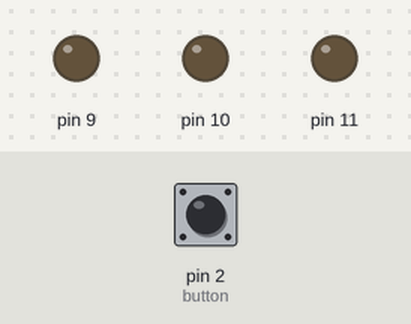
Bench run of a sketch on a simulated Arduino Uno, built with avr-gcc and run on an emulated ATmega328P. Shown: output pins drawn as LEDs (lit = HIGH). The inputs (shaded band) are chosen by the test bench; at power-on: pin 2 (button) LOW.

Above: at 1.2 s.
1.3 s: pin 2 (button) pulled HIGH for 0.15 s
At 2.1 s:
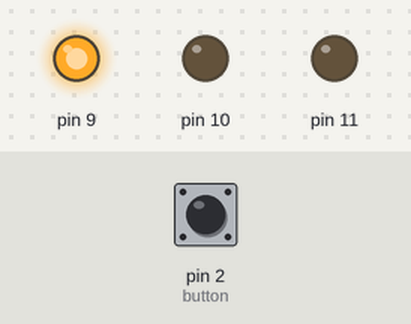
4.2 s: pin 2 (button) pulled HIGH for 3.2 s
At 5.3 s:
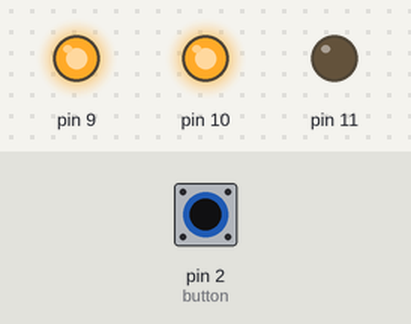
At 5.7 s:
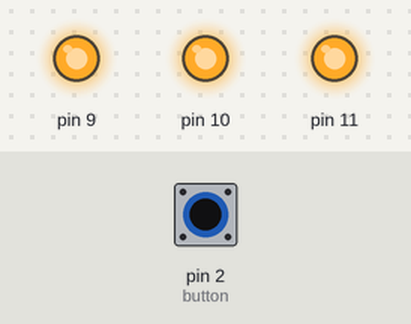
Timing chart, 0 to 9.9 s (numbered marks = the images above; inputs shaded):
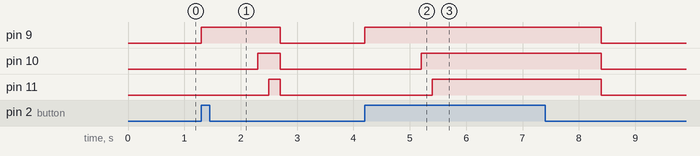

Measured:
- after the input at 1.3 s, pin 9: LOW → HIGH at once, → LOW 1.4 s later; pin 10: LOW → HIGH after 1.0 s, → LOW 0.40 s later; pin 11: LOW → HIGH after 1.2 s, → LOW 0.20 s later
- after the input at 4.2 s, pin 9: LOW → HIGH at once, → LOW 4.2 s later; pin 10: LOW → HIGH after 1.0 s, → LOW 3.2 s later; pin 11: LOW → HIGH after 1.2 s, → LOW 3.0 s later

The sketch:

LED_button.ino
```cpp
int button = 2;
int buttonstate = 0;

void setup() {
pinMode(2,INPUT);
pinMode(9, OUTPUT);
pinMode(10, OUTPUT);
pinMode(11, OUTPUT);
}

void loop() {
  buttonstate = digitalRead(button);
  if(buttonstate==HIGH)
  {
  digitalWrite(9, HIGH);
  delay(1000);
  digitalWrite(10, HIGH);
  delay(200);
  digitalWrite(11, HIGH);
  delay(200);

  }
  Serial.println(buttonstate);
if(buttonstate==LOW)
  {
  digitalWrite(9, LOW);

  digitalWrite(10, LOW);

  digitalWrite(11, LOW);


  }
}
```
